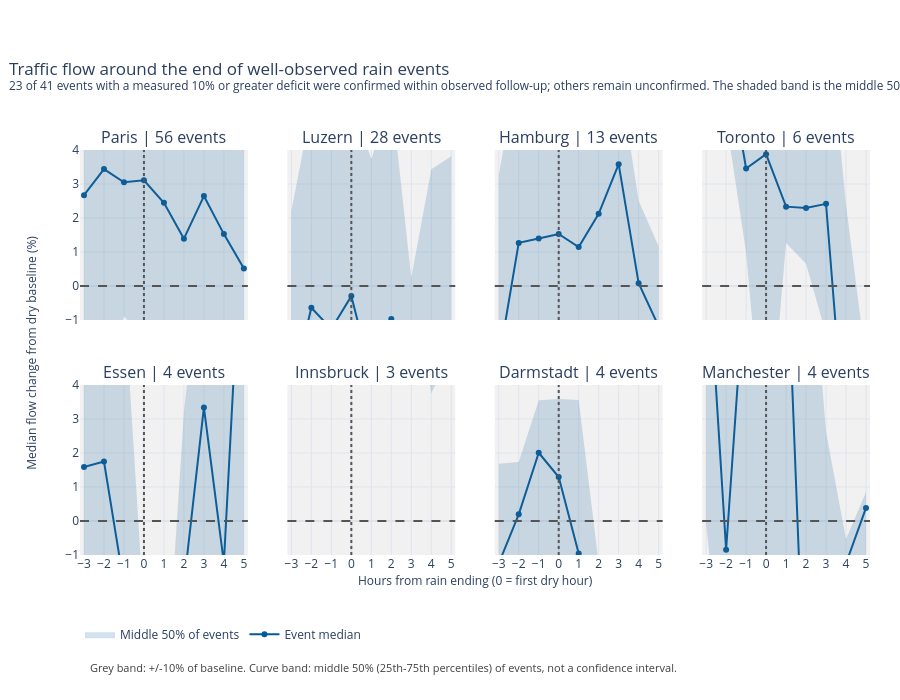

Source (notebook cell):
### Markdown cell above
### 3. Flow around rain endings — what happens after rain stops?

**Attributes and encodings:** city → small panel; hours relative to rain ending → horizontal position; flow deviation (%) → vertical position; median across events → blue line; middle 50% of events → shaded band. Shared axes support comparisons. Grey shading marks ±10% around baseline; the dashed horizontal line marks zero. Hover shows the median, middle-50% range, and number of events contributing at each hour. A data-derived summary reports confirmed recoveries among events with measured deficits.

**Design choice:** eight aligned panels avoid overlap among eight city curves. The band shows the middle 50% (25th-75th percentiles) of observed events, not a confidence interval. All qualifying events appear in the curves; recovery counts concern only events with a measured deficit. At x=0 the first dry hour begins; recovery confirmation requires completion of two consecutive hours within ±10%, so the curve's x coordinate is not itself a recovery-time estimate.

**Useful insight and limitations:** read the current counts in the table below the figure. Compare measured deficits, confirmed recoveries, and unconfirmed follow-up instead of ranking cities by confirmed-only medians. Later points can contain fewer events; confirmed-only recovery medians cannot fairly rank cities.

### Code cell
recovery_fig.show()
display(recovery.round(2))
print('Measured deficits:', int(recovery.events_with_deficit.sum()),
      '| Confirmed recoveries:', int(recovery.confirmed_recoveries.sum()),
      '| Unconfirmed:', int(recovery.not_confirmed_in_window.sum()))

### Figure 1 — Plotly figure (JSON) as saved in the notebook; plotly's stock layout.template omitted (floating-point values rounded to 4 significant figures)
{"data": [{"hoverinfo": "skip", "line": {"color": "rgba(0,90,156,.18)", "width": 0}, "mode": "lines", "showlegend": false, "type": "scatter", "x": [-3, -2, -1, 0, 1, 2, 3, 4, 5], "xaxis": "x", "y": [-1.927, -2.922, -0.885, -1.579, -4.779, -3.648, -6.102, -8.971, -8.908], "yaxis": "y"}, {"fill": "tonexty", "fillcolor": "rgba(0,90,156,.18)", "hoverinfo": "skip", "legendgroup": "event-spread", "line": {"color": "rgba(0,90,156,.18)", "width": 0}, "mode": "lines", "name": "Middle 50% of events", "showlegend": true, "type": "scatter", "x": [-3, -2, -1, 0, 1, 2, 3, 4, 5], "xaxis": "x", "y": [6.93, 6.428, 7.79, 8.455, 7.152, 7.189, 8.117, 9.852, 6.919], "yaxis": "y"}, {"customdata": [[-1.927, 6.93, 56], [-2.922, 6.428, 56], [-0.885, 7.79, 56], [-1.579, 8.455, 56], [-4.779, 7.152, 56], [-3.648, 7.189, 56], [-6.102, 8.117, 51], [-8.971, 9.852, 47], [-8.908, 6.919, 44]], "hovertemplate": "Paris<br>Hours from rain end: %{x}<br>Median flow change: %{y:+.1f}%<br>Middle 50%: %{customdata[0]:+.1f}% to %{customdata[1]:+.1f}%<br>Contributing events: %{customdata[2]:.0f}<extra></extra>", "legendgroup": "event-median", "line": {"color": "#005a9c", "width": 2}, "marker": {"size": 6}, "mode": "lines+markers", "name": "Event median", "showlegend": true, "type": "scatter", "x": [-3, -2, -1, 0, 1, 2, 3, 4, 5], "xaxis": "x", "y": [2.672, 3.439, 3.051, 3.112, 2.447, 1.394, 2.646, 1.528, 0.5184], "yaxis": "y"}, {"hoverinfo": "skip", "line": {"color": "rgba(0,90,156,.18)", "width": 0}, "mode": "lines", "showlegend": false, "type": "scatter", "x": [-3, -2, -1, 0, 1, 2, 3, 4, 5], "xaxis": "x2", "y": [-8.637, -7.765, -8.352, -9.02, -13.61, -12.97, -10.69, -14.34, -22.95], "yaxis": "y2"}, {"fill": "tonexty", "fillcolor": "rgba(0,90,156,.18)", "hoverinfo": "skip", "legendgroup": "event-spread", "line": {"color": "rgba(0,90,156,.18)", "width": 0}, "mode": "lines", "name": "Middle 50% of events", "showlegend": false, "type": "scatter", "x": [-3, -2, -1, 0, 1, 2, 3, 4, 5], "xaxis": "x2", "y": [2.212, 5.248, 4.517, 5.416, 3.731, 5.632, 0.246, 3.434, 3.819], "yaxis": "y2"}, {"customdata": [[-8.637, 2.212, 28], [-7.765, 5.248, 28], [-8.352, 4.517, 28], [-9.02, 5.416, 28], [-13.61, 3.731, 28], [-12.97, 5.632, 28], [-10.69, 0.246, 25], [-14.34, 3.434, 23], [-22.95, 3.819, 22]], "hovertemplate": "Luzern<br>Hours from rain end: %{x}<br>Median flow change: %{y:+.1f}%<br>Middle 50%: %{customdata[0]:+.1f}% to %{customdata[1]:+.1f}%<br>Contributing events: %{customdata[2]:.0f}<extra></extra>", "legendgroup": "event-median", "line": {"color": "#005a9c", "width": 2}, "marker": {"size": 6}, "mode": "lines+markers", "name": "Event median", "showlegend": false, "type": "scatter", "x": [-3, -2, -1, 0, 1, 2, 3, 4, 5], "xaxis": "x2", "y": [-3.085, -0.6375, -1.26, -0.2948, -2.596, -0.9675, -7.173, -4.868, -1.672], "yaxis": "y2"}, {"hoverinfo": "skip", "line": {"color": "rgba(0,90,156,.18)", "width": 0}, "mode": "lines", "showlegend": false, "type": "scatter", "x": [-3, -2, -1, 0, 1, 2, 3, 4, 5], "xaxis": "x3", "y": [-9.429, -9.912, -5.991, -2.035, -9.819, -7.383, -1.765, -6.26, -4.612], "yaxis": "y3"}, {"fill": "tonexty", "fillcolor": "rgba(0,90,156,.18)", "hoverinfo": "skip", "legendgroup": "event-spread", "line": {"color": "rgba(0,90,156,.18)", "width": 0}, "mode": "lines", "name": "Middle 50% of events", "showlegend": false, "type": "scatter", "x": [-3, -2, -1, 0, 1, 2, 3, 4, 5], "xaxis": "x3", "y": [3.254, 7.123, 9.915, 11.96, 10.87, 5.773, 6.325, 2.508, 1.171], "yaxis": "y3"}, {"customdata": [[-9.429, 3.254, 13], [-9.912, 7.123, 13], [-5.991, 9.915, 13], [-2.035, 11.96, 13], [-9.819, 10.87, 13], [-7.383, 5.773, 13], [-1.765, 6.325, 13], [-6.26, 2.508, 13], [-4.612, 1.171, 12]], "hovertemplate": "Hamburg<br>Hours from rain end: %{x}<br>Median flow change: %{y:+.1f}%<br>Middle 50%: %{customdata[0]:+.1f}% to %{customdata[1]:+.1f}%<br>Contributing events: %{customdata[2]:.0f}<extra></extra>", "legendgroup": "event-median", "line": {"color": "#005a9c", "width": 2}, "marker": {"size": 6}, "mode": "lines+markers", "name": "Event median", "showlegend": false, "type": "scatter", "x": [-3, -2, -1, 0, 1, 2, 3, 4, 5], "xaxis": "x3", "y": [-2.196, 1.269, 1.396, 1.531, 1.149, 2.125, 3.584, 0.08198, -1.184], "yaxis": "y3"}, {"hoverinfo": "skip", "line": {"color": "rgba(0,90,156,.18)", "width": 0}, "mode": "lines", "showlegend": false, "type": "scatter", "x": [-3, -2, -1, 0, 1, 2, 3, 4, 5], "xaxis": "x4", "y": [4.048, 4.893, 0.9815, -5.577, 1.266, 0.6599, -1.406, -9.097, -8.808], "yaxis": "y4"}, {"fill": "tonexty", "fillcolor": "rgba(0,90,156,.18)", "hoverinfo": "skip", "legendgroup": "event-spread", "line": {"color": "rgba(0,90,156,.18)", "width": 0}, "mode": "lines", "name": "Middle 50% of events", "showlegend": false, "type": "scatter", "x": [-3, -2, -1, 0, 1, 2, 3, 4, 5], "xaxis": "x4", "y": [8.758, 9.504, 7.878, 9.463, 9.993, 8.226, 8.497, 2.39, -2.223], "yaxis": "y4"}, {"customdata": [[4.048, 8.758, 6], [4.893, 9.504, 6], [0.9815, 7.878, 6], [-5.577, 9.463, 6], [1.266, 9.993, 6], [0.6599, 8.226, 6], [-1.406, 8.497, 6], [-9.097, 2.39, 5], [-8.808, -2.223, 5]], "hovertemplate": "Toronto<br>Hours from rain end: %{x}<br>Median flow change: %{y:+.1f}%<br>Middle 50%: %{customdata[0]:+.1f}% to %{customdata[1]:+.1f}%<br>Contributing events: %{customdata[2]:.0f}<extra></extra>", "legendgroup": "event-median", "line": {"color": "#005a9c", "width": 2}, "marker": {"size": 6}, "mode": "lines+markers", "name": "Event median", "showlegend": false, "type": "scatter", "x": [-3, -2, -1, 0, 1, 2, 3, 4, 5], "xaxis": "x4", "y": [7.474, 6.904, 3.455, 3.878, 2.334, 2.294, 2.417, -4.966, -5.213], "yaxis": "y4"}, {"hoverinfo": "skip", "line": {"color": "rgba(0,90,156,.18)", "width": 0}, "mode": "lines", "showlegend": false, "type": "scatter", "x": [-3, -2, -1, 0, 1, 2, 3, 4, 5], "xaxis": "x5", "y": [-6.932, -5.265, -5.998, -11.28, -15.57, -7.267, -4.92, -10.87, -5.114], "yaxis": "y5"}, {"fill": "tonexty", "fillcolor": "rgba(0,90,156,.18)", "hoverinfo": "skip", "legendgroup": "event-spread", "line": {"color": "rgba(0,90,156,.18)", "width": 0}, "mode": "lines", "name": "Middle 50% of events", "showlegend": false, "type": "scatter", "x": [-3, -2, -1, 0, 1, 2, 3, 4, 5], "xaxis": "x5", "y": [11.7, 10.15, 6.674, -2.637, -5.883, 3.201, 8.66, 3.95, 12.69], "yaxis": "y5"}, {"customdata": [[-6.932, 11.7, 4], [-5.265, 10.15, 4], [-5.998, 6.674, 4], [-11.28, -2.637, 4], [-15.57, -5.883, 4], [-7.267, 3.201, 4], [-4.92, 8.66, 4], [-10.87, 3.95, 4], [-5.114, 12.69, 4]], "hovertemplate": "Essen<br>Hours from rain end: %{x}<br>Median flow change: %{y:+.1f}%<br>Middle 50%: %{customdata[0]:+.1f}% to %{customdata[1]:+.1f}%<br>Contributing events: %{customdata[2]:.0f}<extra></extra>", "legendgroup": "event-median", "line": {"color": "#005a9c", "width": 2}, "marker": {"size": 6}, "mode": "lines+markers", "name": "Event median", "showlegend": false, "type": "scatter", "x": [-3, -2, -1, 0, 1, 2, 3, 4, 5], "xaxis": "x5", "y": [1.586, 1.747, -1.868, -9.39, -12.38, -1.863, 3.338, -1.235, 9.957], "yaxis": "y5"}, {"hoverinfo": "skip", "line": {"color": "rgba(0,90,156,.18)", "width": 0}, "mode": "lines", "showlegend": false, "type": "scatter", "x": [-3, -2, -1, 0, 1, 2, 3, 4, 5], "xaxis": "x6", "y": [11.96, 8.4, 11.5, 15.8, 14.93, 14.28, 7.765, 3.749, 4.995], "yaxis": "y6"}, {"fill": "tonexty", "fillcolor": "rgba(0,90,156,.18)", "hoverinfo": "skip", "legendgroup": "event-spread", "line": {"color": "rgba(0,90,156,.18)", "width": 0}, "mode": "lines", "name": "Middle 50% of events", "showlegend": false, "type": "scatter", "x": [-3, -2, -1, 0, 1, 2, 3, 4, 5], "xaxis": "x6", "y": [20.58, 21.42, 24.12, 28.14, 18.17, 17.25, 16.28, 15.89, 11.46], "yaxis": "y6"}, {"customdata": [[11.96, 20.58, 3], [8.4, 21.42, 3], [11.5, 24.12, 3], [15.8, 28.14, 3], [14.93, 18.17, 3], [14.28, 17.25, 3], [7.765, 16.28, 3], [3.749, 15.89, 3], [4.995, 11.46, 3]], "hovertemplate": "Innsbruck<br>Hours from rain end: %{x}<br>Median flow change: %{y:+.1f}%<br>Middle 50%: %{customdata[0]:+.1f}% to %{customdata[1]:+.1f}%<br>Contributing events: %{customdata[2]:.0f}<extra></extra>", "legendgroup": "event-median", "line": {"color": "#005a9c", "width": 2}, "marker": {"size": 6}, "mode": "lines+markers", "name": "Event median", "showlegend": false, "type": "scatter", "x": [-3, -2, -1, 0, 1, 2, 3, 4, 5], "xaxis": "x6", "y": [13.29, 9.657, 12.36, 17.78, 16.5, 15.91, 11.36, 6.209, 6.874], "yaxis": "y6"}, {"hoverinfo": "skip", "line": {"color": "rgba(0,90,156,.18)", "width": 0}, "mode": "lines", "showlegend": false, "type": "scatter", "x": [-3, -2, -1, 0, 1, 2, 3, 4, 5], "xaxis": "x7", "y": [-6.001, -3.686, -2.055, -2.454, -5.868, -7.2, -3.98, -9.796, -18.32], "yaxis": "y7"}, {"fill": "tonexty", "fillcolor": "rgba(0,90,156,.18)", "hoverinfo": "skip", "legendgroup": "event-spread", "line": {"color": "rgba(0,90,156,.18)", "width": 0}, "mode": "lines", "name": "Middle 50% of events", "showlegend": false, "type": "scatter", "x": [-3, -2, -1, 0, 1, 2, 3, 4, 5], "xaxis": "x7", "y": [1.685, 1.735, 3.546, 3.588, 3.555, -1.242, -1.235, -6.9, -12.8], "yaxis": "y7"}, {"customdata": [[-6.001, 1.685, 4], [-3.686, 1.735, 4], [-2.055, 3.546, 4], [-2.454, 3.588, 4], [-5.868, 3.555, 4], [-7.2, -1.242, 4], [-3.98, -1.235, 4], [-9.796, -6.9, 4], [-18.32, -12.8, 4]], "hovertemplate": "Darmstadt<br>Hours from rain end: %{x}<br>Median flow change: %{y:+.1f}%<br>Middle 50%: %{customdata[0]:+.1f}% to %{customdata[1]:+.1f}%<br>Contributing events: %{customdata[2]:.0f}<extra></extra>", "legendgroup": "event-median", "line": {"color": "#005a9c", "width": 2}, "marker": {"size": 6}, "mode": "lines+markers", "name": "Event median", "showlegend": false, "type": "scatter", "x": [-3, -2, -1, 0, 1, 2, 3, 4, 5], "xaxis": "x7", "y": [-1.25, 0.1959, 2.005, 1.292, -0.9593, -3.357, -2.048, -8.518, -16.36], "yaxis": "y7"}, {"hoverinfo": "skip", "line": {"color": "rgba(0,90,156,.18)", "width": 0}, "mode": "lines", "showlegend": false, "type": "scatter", "x": [-3, -2, -1, 0, 1, 2, 3, 4, 5], "xaxis": "x8", "y": [-0.06562, -6.059, -7.051, -10.68, -15.68, -24.81, -18.21, -3.863, -5.86], "yaxis": "y8"}, {"fill": "tonexty", "fillcolor": "rgba(0,90,156,.18)", "hoverinfo": "skip", "legendgroup": "event-spread", "line": {"color": "rgba(0,90,156,.18)", "width": 0}, "mode": "lines", "name": "Middle 50% of events", "showlegend": false, "type": "scatter", "x": [-3, -2, -1, 0, 1, 2, 3, 4, 5], "xaxis": "x8", "y": [19.99, 6.094, 19.56, 19.8, 23.24, 9.957, 2.618, -0.5293, 0.854], "yaxis": "y8"}, {"customdata": [[-0.06562, 19.99, 4], [-6.059, 6.094, 4], [-7.051, 19.56, 4], [-10.68, 19.8, 4], [-15.68, 23.24, 4], [-24.81, 9.957, 4], [-18.21, 2.618, 4], [-3.863, -0.5293, 3], [-5.86, 0.854, 3]], "hovertemplate": "Manchester<br>Hours from rain end: %{x}<br>Median flow change: %{y:+.1f}%<br>Middle 50%: %{customdata[0]:+.1f}% to %{customdata[1]:+.1f}%<br>Contributing events: %{customdata[2]:.0f}<extra></extra>", "legendgroup": "event-median", "line": {"color": "#005a9c", "width": 2}, "marker": {"size": 6}, "mode": "lines+markers", "name": "Event median", "showlegend": false, "type": "scatter", "x": [-3, -2, -1, 0, 1, 2, 3, 4, 5], "xaxis": "x8", "y": [8.548, -0.8451, 7.574, 6.695, 8.609, -6.43, -8.893, -1.248, 0.3827], "yaxis": "y8"}], "layout": {"annotations": [{"font": {"size": 16}, "showarrow": false, "text": "Paris | 56 events", "x": 0.1062, "xanchor": "center", "xref": "paper", "y": 1, "yanchor": "bottom", "yref": "paper"}, {"font": {"size": 16}, "showarrow": false, "text": "Luzern | 28 events", "x": 0.3688, "xanchor": "center", "xref": "paper", "y": 1, "yanchor": "bottom", "yref": "paper"}, {"font": {"size": 16}, "showarrow": false, "text": "Hamburg | 13 events", "x": 0.6313, "xanchor": "center", "xref": "paper", "y": 1, "yanchor": "bottom", "yref": "paper"}, {"font": {"size": 16}, "showarrow": false, "text": "Toronto | 6 events", "x": 0.8938, "xanchor": "center", "xref": "paper", "y": 1, "yanchor": "bottom", "yref": "paper"}, {"font": {"size": 16}, "showarrow": false, "text": "Essen | 4 events", "x": 0.1062, "xanchor": "center", "xref": "paper", "y": 0.42, "yanchor": "bottom", "yref": "paper"}, {"font": {"size": 16}, "showarrow": false, "text": "Innsbruck | 3 events", "x": 0.3688, "xanchor": "center", "xref": "paper", "y": 0.42, "yanchor": "bottom", "yref": "paper"}, {"font": {"size": 16}, "showarrow": false, "text": "Darmstadt | 4 events", "x": 0.6313, "xanchor": "center", "xref": "paper", "y": 0.42, "yanchor": "bottom", "yref": "paper"}, {"font": {"size": 16}, "showarrow": false, "text": "Manchester | 4 events", "x": 0.8938, "xanchor": "center", "xref": "paper", "y": 0.42, "yanchor": "bottom", "yref": "paper"}, {"showarrow": false, "text": "Hours from rain ending (0 = first dry hour)", "x": 0.5, "xref": "paper", "y": -0.09, "yref": "paper"}, {"showarrow": false, "text": "Median flow change from dry baseline (%)", "textangle": -90, "x": -0.075, "xref": "paper", "y": 0.5, "yref": "paper"}, {"font": {"color": "#404040", "size": 11}, "showarrow": false, "text": "Grey band: +/-10% of baseline. Curve band: middle 50% (25th-75th percentiles) of events, not a confidence interval.", "x": 0.01, "xanchor": "left", "xref": "paper", "y": -0.3, "yref": "paper"}], "height": 700, "legend": {"orientation": "h", "y": -0.16}, "margin": {"b": 145, "l": 80, "r": 30, "t": 150}, "shapes": [{"fillcolor": "#777777", "line": {"width": 0}, "opacity": 0.1, "type": "rect", "x0": 0, "x1": 1, "xref": "x domain", "y0": -10, "y1": 10, "yref": "y"}, {"line": {"color": "#555555", "dash": "dash"}, "type": "line", "x0": 0, "x1": 1, "xref": "x domain", "y0": 0, "y1": 0, "yref": "y"}, {"line": {"color": "#555555", "dash": "dot"}, "type": "line", "x0": 0, "x1": 0, "xref": "x", "y0": 0, "y1": 1, "yref": "y domain"}, {"fillcolor": "#777777", "line": {"width": 0}, "opacity": 0.1, "type": "rect", "x0": 0, "x1": 1, "xref": "x2 domain", "y0": -10, "y1": 10, "yref": "y2"}, {"line": {"color": "#555555", "dash": "dash"}, "type": "line", "x0": 0, "x1": 1, "xref": "x2 domain", "y0": 0, "y1": 0, "yref": "y2"}, {"line": {"color": "#555555", "dash": "dot"}, "type": "line", "x0": 0, "x1": 0, "xref": "x2", "y0": 0, "y1": 1, "yref": "y2 domain"}, {"fillcolor": "#777777", "line": {"width": 0}, "opacity": 0.1, "type": "rect", "x0": 0, "x1": 1, "xref": "x3 domain", "y0": -10, "y1": 10, "yref": "y3"}, {"line": {"color": "#555555", "dash": "dash"}, "type": "line", "x0": 0, "x1": 1, "xref": "x3 domain", "y0": 0, "y1": 0, "yref": "y3"}, {"line": {"color": "#555555", "dash": "dot"}, "type": "line", "x0": 0, "x1": 0, "xref": "x3", "y0": 0, "y1": 1, "yref": "y3 domain"}, {"fillcolor": "#777777", "line": {"width": 0}, "opacity": 0.1, "type": "rect", "x0": 0, "x1": 1, "xref": "x4 domain", "y0": -10, "y1": 10, "yref": "y4"}, {"line": {"color": "#555555", "dash": "dash"}, "type": "line", "x0": 0, "x1": 1, "xref": "x4 domain", "y0": 0, "y1": 0, "yref": "y4"}, {"line": {"color": "#555555", "dash": "dot"}, "type": "line", "x0": 0, "x1": 0, "xref": "x4", "y0": 0, "y1": 1, "yref": "y4 domain"}, {"fillcolor": "#777777", "line": {"width": 0}, "opacity": 0.1, "type": "rect", "x0": 0, "x1": 1, "xref": "x5 domain", "y0": -10, "y1": 10, "yref": "y5"}, {"line": {"color": "#555555", "dash": "dash"}, "type": "line", "x0": 0, "x1": 1, "xref": "x5 domain", "y0": 0, "y1": 0, "yref": "y5"}, {"line": {"color": "#555555", "dash": "dot"}, "type": "line", "x0": 0, "x1": 0, "xref": "x5", "y0": 0, "y1": 1, "yref": "y5 domain"}, {"fillcolor": "#777777", "line": {"width": 0}, "opacity": 0.1, "type": "rect", "x0": 0, "x1": 1, "xref": "x6 domain", "y0": -10, "y1": 10, "yref": "y6"}, {"line": {"color": "#555555", "dash": "dash"}, "type": "line", "x0": 0, "x1": 1, "xref": "x6 domain", "y0": 0, "y1": 0, "yref": "y6"}, {"line": {"color": "#555555", "dash": "dot"}, "type": "line", "x0": 0, "x1": 0, "xref": "x6", "y0": 0, "y1": 1, "yref": "y6 domain"}, {"fillcolor": "#777777", "line": {"width": 0}, "opacity": 0.1, "type": "rect", "x0": 0, "x1": 1, "xref": "x7 domain", "y0": -10, "y1": 10, "yref": "y7"}, {"line": {"color": "#555555", "dash": "dash"}, "type": "line", "x0": 0, "x1": 1, "xref": "x7 domain", "y0": 0, "y1": 0, "yref": "y7"}, {"line": {"color": "#555555", "dash": "dot"}, "type": "line", "x0": 0, "x1": 0, "xref": "x7", "y0": 0, "y1": 1, "yref": "y7 domain"}, {"fillcolor": "#777777", "line": {"width": 0}, "opacity": 0.1, "type": "rect", "x0": 0, "x1": 1, "xref": "x8 domain", "y0": -10, "y1": 10, "yref": "y8"}, {"line": {"color": "#555555", "dash": "dash"}, "type": "line", "x0": 0, "x1": 1, "xref": "x8 domain", "y0": 0, "y1": 0, "yref": "y8"}, {"line": {"color": "#555555", "dash": "dot"}, "type": "line", "x0": 0, "x1": 0, "xref": "x8", "y0": 0, "y1": 1, "yref": "y8 domain"}], "title": {"text": "Traffic flow around the end of well-observed rain events<br><sup>23 of 41 events with a measured 10% or greater deficit were confirmed within observed follow-up; others remain unconfirmed. The shaded band is the middle 50% of observed events, not a confidence interval.</sup>", "x": 0.01, "xanchor": "left"}, "xaxis": {"anchor": "y", "domain": [0, 0.2125], "dtick": 1, "matches": "x5", "range": [-3.2, 5.2], "showticklabels": false}, "xaxis2": {"anchor": "y2", "domain": [0.2625, 0.475], "dtick": 1, "matches": "x6", "range": [-3.2, 5.2], "showticklabels": false}, "xaxis3": {"anchor": "y3", "domain": [0.525, 0.7375], "dtick": 1, "matches": "x7", "range": [-3.2, 5.2], "showticklabels": false}, "xaxis4": {"anchor": "y4", "domain": [0.7875, 1], "dtick": 1, "matches": "x8", "range": [-3.2, 5.2], "showticklabels": false}, "xaxis5": {"anchor": "y5", "domain": [0, 0.2125], "dtick": 1, "range": [-3.2, 5.2]}, "xaxis6": {"anchor": "y6", "domain": [0.2625, 0.475], "dtick": 1, "range": [-3.2, 5.2]}, "xaxis7": {"anchor": "y7", "domain": [0.525, 0.7375], "dtick": 1, "range": [-3.2, 5.2]}, "xaxis8": {"anchor": "y8", "domain": [0.7875, 1], "dtick": 1, "range": [-3.2, 5.2]}, "yaxis": {"anchor": "x", "domain": [0.58, 1], "matches": "y"}, "yaxis2": {"anchor": "x2", "domain": [0.58, 1], "matches": "y", "showticklabels": false}, "yaxis3": {"anchor": "x3", "domain": [0.58, 1], "matches": "y", "showticklabels": false}, "yaxis4": {"anchor": "x4", "domain": [0.58, 1], "matches": "y", "showticklabels": false}, "yaxis5": {"anchor": "x5", "domain": [0, 0.42], "matches": "y"}, "yaxis6": {"anchor": "x6", "domain": [0, 0.42], "matches": "y", "showticklabels": false}, "yaxis7": {"anchor": "x7", "domain": [0, 0.42], "matches": "y", "showticklabels": false}, "yaxis8": {"anchor": "x8", "domain": [0, 0.42], "matches": "y", "showticklabels": false}}}
